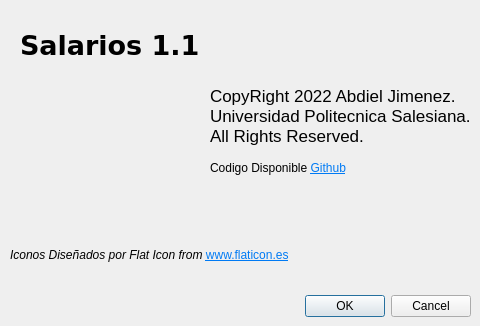
<?xml version="1.0" encoding="UTF-8"?>
<ui version="4.0">
 <class>Acerca</class>
 <widget class="QDialog" name="Acerca">
  <property name="geometry">
   <rect>
    <x>0</x>
    <y>0</y>
    <width>480</width>
    <height>326</height>
   </rect>
  </property>
  <property name="windowTitle">
   <string>Acerca de Salarios</string>
  </property>
  <widget class="QDialogButtonBox" name="buttonBox">
   <property name="geometry">
    <rect>
     <x>10</x>
     <y>290</y>
     <width>461</width>
     <height>32</height>
    </rect>
   </property>
   <property name="orientation">
    <enum>Qt::Horizontal</enum>
   </property>
   <property name="standardButtons">
    <set>QDialogButtonBox::Cancel|QDialogButtonBox::Ok</set>
   </property>
  </widget>
  <widget class="QLabel" name="lblNombre">
   <property name="geometry">
    <rect>
     <x>20</x>
     <y>10</y>
     <width>211</width>
     <height>71</height>
    </rect>
   </property>
   <property name="font">
    <font>
     <family>Verdana</family>
     <pointsize>20</pointsize>
     <weight>75</weight>
     <bold>true</bold>
    </font>
   </property>
   <property name="text">
    <string>Salarios 1.1</string>
   </property>
  </widget>
  <widget class="QLabel" name="lblDerechos">
   <property name="geometry">
    <rect>
     <x>210</x>
     <y>80</y>
     <width>271</width>
     <height>71</height>
    </rect>
   </property>
   <property name="font">
    <font>
     <pointsize>13</pointsize>
    </font>
   </property>
   <property name="text">
    <string>CopyRight 2022 Abdiel Jimenez. Universidad Politecnica Salesiana. All Rights Reserved.</string>
   </property>
   <property name="wordWrap">
    <bool>true</bool>
   </property>
  </widget>
  <widget class="QLabel" name="lblIcono">
   <property name="geometry">
    <rect>
     <x>10</x>
     <y>240</y>
     <width>431</width>
     <height>31</height>
    </rect>
   </property>
   <property name="text">
    <string>&lt;html&gt;&lt;head/&gt;&lt;body&gt;&lt;p&gt;&lt;span style=&quot; font-size:9pt; font-style:italic; color:#000000;&quot;&gt;Iconos Diseñados por Flat Icon from &lt;/span&gt;&lt;a href=&quot;https://www.flaticon.es/iconos-gratis/salario&quot;&gt;&lt;span style=&quot; font-size:9pt; text-decoration: underline; color:#007af4;&quot;&gt;www.flaticon.es&lt;/span&gt;&lt;/a&gt;&lt;/p&gt;&lt;/body&gt;&lt;/html&gt;</string>
   </property>
   <property name="wordWrap">
    <bool>true</bool>
   </property>
  </widget>
  <widget class="QLabel" name="lblGitHub">
   <property name="geometry">
    <rect>
     <x>210</x>
     <y>160</y>
     <width>211</width>
     <height>17</height>
    </rect>
   </property>
   <property name="text">
    <string>&lt;html&gt;&lt;head/&gt;&lt;body&gt;&lt;p&gt;Codigo Disponible &lt;a href=&quot;https://github.com/XMoiX22/Qt-Salarios&quot;&gt;&lt;span style=&quot; text-decoration: underline; color:#007af4;&quot;&gt;Github&lt;/span&gt;&lt;/a&gt;&lt;/p&gt;&lt;/body&gt;&lt;/html&gt;</string>
   </property>
  </widget>
  <widget class="QLabel" name="label_5">
   <property name="geometry">
    <rect>
     <x>30</x>
     <y>80</y>
     <width>121</width>
     <height>101</height>
    </rect>
   </property>
   <property name="text">
    <string/>
   </property>
   <property name="pixmap">
    <pixmap>:/Recursos/gestion-de-proyectos.png</pixmap>
   </property>
   <property name="scaledContents">
    <bool>true</bool>
   </property>
   <property name="wordWrap">
    <bool>true</bool>
   </property>
  </widget>
 </widget>
 <resources/>
 <connections>
  <connection>
   <sender>buttonBox</sender>
   <signal>accepted()</signal>
   <receiver>Acerca</receiver>
   <slot>accept()</slot>
   <hints>
    <hint type="sourcelabel">
     <x>248</x>
     <y>254</y>
    </hint>
    <hint type="destinationlabel">
     <x>157</x>
     <y>274</y>
    </hint>
   </hints>
  </connection>
  <connection>
   <sender>buttonBox</sender>
   <signal>rejected()</signal>
   <receiver>Acerca</receiver>
   <slot>reject()</slot>
   <hints>
    <hint type="sourcelabel">
     <x>316</x>
     <y>260</y>
    </hint>
    <hint type="destinationlabel">
     <x>286</x>
     <y>274</y>
    </hint>
   </hints>
  </connection>
 </connections>
</ui>
